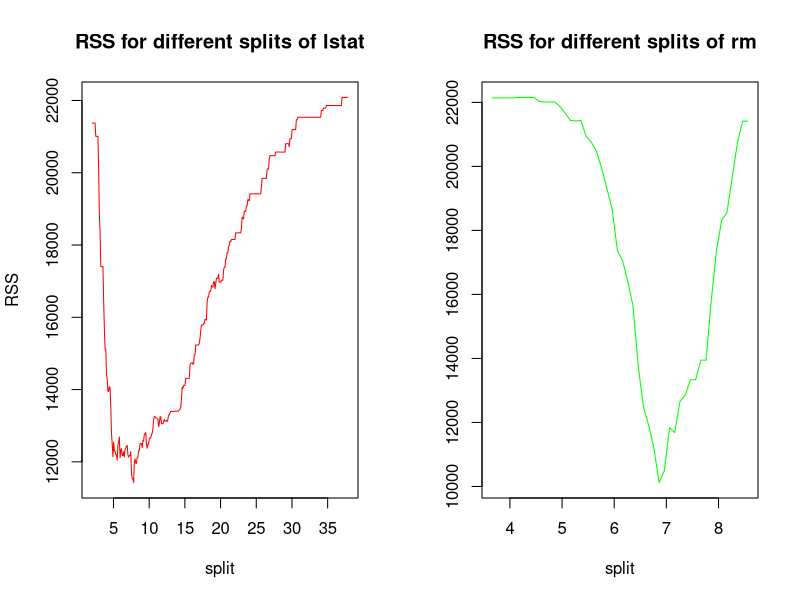

The R script that drew this image:
#Splitting the data 
library(MASS)
attach(Boston)
Boston.X <- data.frame(lstat,rm)
test_size = nrow(Boston.X) * 0.5
set.seed(0415)
test_index <- sample(seq_len(nrow(Boston.X)),size = test_size)
Boston.TrainX <- Boston.X[-test_index,]
Boston.Trainy <- medv[-test_index]
Boston.TestX <- Boston.X[test_index,]
Boston.Testy <- medv[test_index]



#Finding the best split for lstat
s.lstat <- seq(from=min(Boston.TrainX$lstat)+0.1, to=max(Boston.TrainX$lstat)-0.1, by=0.1)


RSS.lstat <- c() 
s.lstat.lessthan.ave <- c()
s.lstat.greaterthan.ave <- c()
for (i in 1:length(s.lstat)) {
  s.lstat.lessthan.ave[i] <- sum(Boston.Trainy[Boston.TrainX$lstat < s.lstat[i]])/sum(Boston.TrainX$lstat < s.lstat[i])
  s.lstat.greaterthan.ave[i] <- sum(Boston.Trainy[Boston.TrainX$lstat >= s.lstat[i]])/sum(Boston.TrainX$lstat >= s.lstat[i])

  RSS.lstat[i] = sum((Boston.Trainy[Boston.TrainX$lstat < s.lstat[i]]-s.lstat.lessthan.ave[i])^2) + sum((Boston.Trainy[Boston.TrainX$lstat >= s.lstat[i]]-s.lstat.greaterthan.ave[i])^2)
}
par(mfrow=c(1,2))
plot(s.lstat,RSS.lstat, type="l",main="RSS for different splits of lstat",xlab="split",ylab="RSS", col="red")
min(RSS.lstat)
s.lstat[RSS.lstat==min(RSS.lstat)]


#Finding the best split for rm
s.rm <- seq(from=min(Boston.TrainX$rm)+0.1, to=max(Boston.TrainX$rm)-0.1, by=0.1)


RSS.rm <- c() 
s.rm.lessthan.ave <- c()
s.rm.greaterthan.ave <- c()
for (i in 1:length(s.rm)) {
  s.rm.lessthan.ave[i] <- sum(Boston.Trainy[Boston.TrainX$rm < s.rm[i]])/length(Boston.Trainy[Boston.TrainX$rm < s.rm[i]])
  s.rm.greaterthan.ave[i] <- sum(Boston.Trainy[Boston.TrainX$rm >= s.rm[i]])/length(Boston.Trainy[Boston.TrainX$rm >= s.rm[i]])
  
  RSS.rm[i] = sum((Boston.Trainy[Boston.TrainX$rm < s.rm[i]]-s.rm.lessthan.ave[i])^2) + sum((Boston.Trainy[Boston.TrainX$rm >= s.rm[i]]-s.rm.greaterthan.ave[i])^2)
}

plot(s.rm,RSS.rm, type="l",main="RSS for different splits of rm",xlab="split",ylab="",col="green")
min(RSS.rm)
train.MSE <- min(RSS.rm)/nrow(Boston.TrainX)

#rm split had the lower RSS so this will be used to find the test MSE

split <- s.rm[RSS.rm==min(RSS.rm)]
test.lessthan = 0
test.greterthan = 0
for (i in 1:nrow(Boston.TestX)){
  if (Boston.TestX$rm[i] < split){
    test.lessthan <- test.lessthan + (Boston.Testy[i]-s.rm.lessthan.ave[RSS.rm==min(RSS.rm)])^2
  }
  else{
    test.greterthan <- test.greterthan + (Boston.Testy[i]-s.rm.greaterthan.ave[RSS.rm==min(RSS.rm)])^2
  }
}

test.MSE <- (test.lessthan + test.greterthan)/nrow(Boston.TestX)
print(test.MSE)
